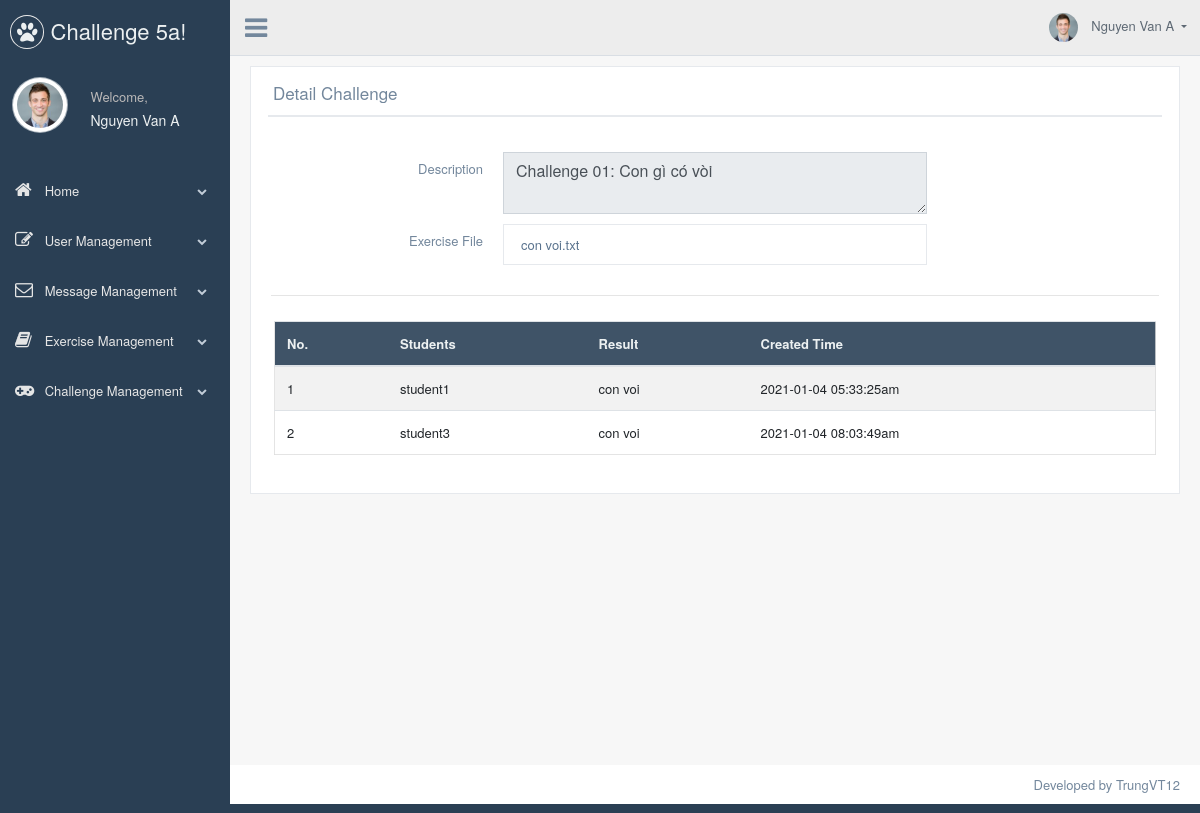
/detail_challenge.php?id=26 (signed in), run on the app's committed database.
### tables this page shows
CREATE TABLE `user` (
  `username` varchar(45) NOT NULL,
  `password` varchar(45) NOT NULL,
  `role_id` int NOT NULL,
  `fullname` varchar(45) NOT NULL,
  `email` varchar(45) DEFAULT 'N/A',
  `phonenumber` varchar(45) DEFAULT 'N/A',
  PRIMARY KEY (`username`),
  UNIQUE KEY `username_UNIQUE` (`username`),
  KEY `fk_role_id_idx` (`role_id`),
  CONSTRAINT `fk_role_id` FOREIGN KEY (`role_id`) REFERENCES `role` (`id`)
);

CREATE TABLE `exercise` (
  `id` int NOT NULL AUTO_INCREMENT,
  `user_created` varchar(45) NOT NULL,
  `type_id` int NOT NULL,
  `content` varchar(1000) NOT NULL,
  `file_name` varchar(500) DEFAULT 'N/A',
  `createdtime` varchar(45) NOT NULL,
  PRIMARY KEY (`id`),
  UNIQUE KEY `id_UNIQUE` (`id`),
  KEY `fk_user_created_idx` (`user_created`),
  KEY `fk_type_exercise_idx` (`type_id`),
  CONSTRAINT `fk_type_exercise` FOREIGN KEY (`type_id`) REFERENCES `type_exercise` (`id`),
  CONSTRAINT `fk_user_created` FOREIGN KEY (`user_created`) REFERENCES `user` (`username`)
);

CREATE TABLE `do_exercise` (
  `id` int NOT NULL AUTO_INCREMENT,
  `exercise_id` int NOT NULL,
  `user` varchar(45) NOT NULL,
  `content` varchar(5000) DEFAULT NULL,
  `file_result` varchar(500) DEFAULT NULL,
  `status` int DEFAULT NULL,
  `createdtime` varchar(45) NOT NULL,
  PRIMARY KEY (`id`),
  UNIQUE KEY `id_UNIQUE` (`id`),
  KEY `fk_user_idx` (`user`),
  KEY `fk_status_idx` (`status`),
  KEY `fk_exercise_idx` (`exercise_id`),
  CONSTRAINT `fk_exercise` FOREIGN KEY (`exercise_id`) REFERENCES `exercise` (`id`),
  CONSTRAINT `fk_status` FOREIGN KEY (`status`) REFERENCES `status` (`id`),
  CONSTRAINT `fk_user` FOREIGN KEY (`user`) REFERENCES `user` (`username`)
);

### detail_challenge.php (the view, shortened to what this page needs)
<?php
require_once("DBHelper/connection.php");
$current_username = $_SESSION['username'];
$sql = "SELECT * FROM user WHERE username = '$current_username'";
$result = mysqli_query($conn, $sql);
if ($result->num_rows == 1) {
    while ($row = $result->fetch_assoc()) {
        $fullname = $row["fullname"];
    }
} else {
    header('Location: logout.php');
    return;
}
if (isset($_GET["id"])) {
    $id = $_GET["id"];
    $sql = "SELECT content, file_name FROM exercise WHERE user_created = '$current_username' AND id = $id AND type_id = 2";
    $result = mysqli_query($conn, $sql);
    if ($result->num_rows != 1) {
        header("Location: view_challenge.php");
    } else {
        while ($row = $result->fetch_assoc()) {
            $content = $row["content"];
            $file_name = $row["file_name"];
        }
    }
} else {
    header("Location: view_exercise.php");
}
?>
<!DOCTYPE html>
<html lang="en">
    <head>
        <link href="vendors/bootstrap/dist/css/bootstrap.min.css" rel="stylesheet">
        <link href="build/alertifyjs/css/alertify.min.css" rel="stylesheet">
        <link href="vendors/font-awesome/css/font-awesome.min.css" rel="stylesheet">
        <link href="build/css/custom.min.css" rel="stylesheet">
    </head>
    <body class="nav-md">
        <div class="container body">
            <div class="main_container">
                <div class="col-md-3 left_col">
                    <div class="left_col scroll-view">
                        <div class="navbar nav_title" style="border: 0;">
                            <a href="index.php" class="site_title"><i class="fa fa-paw"></i> <span>Challenge 5a!</span></a>
                        </div>
                        <div class="profile clearfix">
                            <div class="profile_pic">
                                <img src="images/img.jpg" alt="..." class="img-circle profile_img">
                            </div>
                            <div class="profile_info">
                                <span>Welcome,</span>
                                <h2>
                                    <?php echo $fullname; ?>
                                </h2>
                            </div>
                        </div>
                        <br />
                        <div id="sidebar-menu" class="main_menu_side hidden-print main_menu">
                            <div class="menu_section">
                                <ul class="nav side-menu">
                                    <li><a href="index.php"><i class="fa fa-home"></i> Home <span class="fa fa-chevron-down"></span></a></li>
                                    <li><a><i class="fa fa-edit"></i> User Management <span class="fa fa-chevron-down"></span></a>
                                    </li>
                                    <li><a><i class="fa fa-envelope-o"></i> Message Management <span class="fa fa-chevron-down"></span></a>
                                    </li>
                                    <li><a><i class="fa fa-book"></i> Exercise Management <span class="fa fa-chevron-down"></span></a>
                                    </li>
                                    <li><a><i class="fa fa-gamepad"></i> Challenge Management <span class="fa fa-chevron-down"></span></a>
                                    </li>
                                </ul>
                            </div>
                        </div>
                    </div>
                </div>
                <div class="top_nav">
                    <div class="nav_menu">
                        <div class="nav toggle">
                            <a id="menu_toggle"><i class="fa fa-bars"></i></a>
                        </div>
                        <nav class="nav navbar-nav">
                            <ul class=" navbar-right">
                                <li class="nav-item dropdown open" style="padding-left: 15px;">
                                    <a href="javascript:;" class="user-profile dropdown-toggle" aria-haspopup="true" id="navbarDropdown" data-toggle="dropdown" aria-expanded="false">
                                        <img src="images/img.jpg" alt="">
                                        <?php echo $fullname; ?>
                                    </a>
                                </li>
                            </ul>
                        </nav>
                    </div>
                </div>
                <div class="right_col" role="main">
                    <div class="">
                        <div class="row">
                            <div class="col-md-12 col-sm-12 ">
                                <div class="x_panel">
                                    <div class="x_title">
                                        <h2>Detail Challenge</h2>
                                        <div class="clearfix"></div>
                                    </div>
                                    <div class="x_content">
                                        <br />
                                        <form class="form-horizontal form-label-left" enctype="multipart/form-data">
                                            <div class="item form-group">
                                                <label class="col-form-label col-md-3 col-sm-3 label-align">Description </label>
                                                <div class="col-md-6 col-sm-6 ">
                                                    <textarea class="form-control" name="description" readonly required><?php echo $content ?></textarea>
                                                </div>
                                            </div>
                                            <div class="item form-group">
                                                <label class="col-form-label col-md-3 col-sm-3 label-align">Exercise File </label>
                                                <div class="col-md-6 col-sm-6 ">
                                                    <div class="x_panel">
                                                        <a href="uploads/teachers/<?php echo $file_name ?>" download><?php echo $file_name ?></a>
                                                    </div>
                                                </div>
                                            </div>
                                            <div class="ln_solid"></div>
                                            <div class="x_content">
                                                <div class="table-responsive">
                                                    <table class="table table-striped jambo_table bulk_action">
                                                        <thead>
                                                            <tr class="headings">
                                                                <th class="column-title">No. </th>
                                                                <th class="column-title">Students </th>
                                                                <th class="column-title">Result </th>
                                                                <th class="column-title">Created Time</th>
                                                            </tr>
                                                        </thead>
                                                        <tbody>
                                                            <?php
                                                            $sql = "SELECT user, content, createdtime FROM do_exercise WHERE exercise_id = $id";
                                                            $result = mysqli_query($conn, $sql);
                                                            if ($result->num_rows > 0) {
                                                                $count = 1;
                                                                while ($row = $result->fetch_assoc()) {
                                                                    if ($count % 2 == 1) {
                                                                        echo '<tr class="odd pointer">';
                                                                    } else {
                                                                        echo '<tr class="even pointer">';
                                                                    }
                                                                    $user = $row["user"];
                                                                    $content = $row["content"];
                                                                    $createdtime = $row["createdtime"];
                                                                    echo "<td class=\" \">$count</td>";
                                                                    echo "<td class=\" \">$user</td>";
                                                                    echo "<td class = \" \">$content</td>";
                                                                    echo "<td class = \" \">$createdtime</td>";
                                                                    echo "</tr>";
                                                                    $count += 1;
                                                                }
                                                            }
                                                            ?>
                                                        </tbody>
                                                    </table>
                                                </div>
                                            </div>
                                        </form>
                                    </div>
                                </div>
                            </div>
                        </div>
                    </div>
                </div>
                <footer>
                    <div class="pull-right">
                        Developed by TrungVT12
                    </div>
                    <div class="clearfix"></div>
                </footer>
            </div>
        </div>
    </body></html>

### data on the page
user: fullname "Nguyen Van A"
exercise: description "Challenge 01: Con gì có vòi", file_name "con voi.txt"
do_exercise: user "student1", content "con voi", createdtime "2021-01-04 05:33:25am"
do_exercise: user "student3", content "con voi", createdtime "2021-01-04 08:03:49am"
